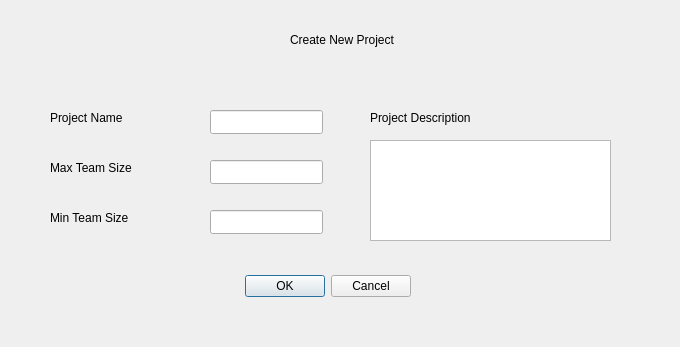
<?xml version="1.0" encoding="UTF-8"?>
<ui version="4.0">
 <class>CreateProjectView</class>
 <widget class="QDialog" name="CreateProjectView">
  <property name="geometry">
   <rect>
    <x>0</x>
    <y>0</y>
    <width>680</width>
    <height>347</height>
   </rect>
  </property>
  <property name="windowTitle">
   <string>Dialog</string>
  </property>
  <widget class="QDialogButtonBox" name="buttonBox">
   <property name="geometry">
    <rect>
     <x>70</x>
     <y>270</y>
     <width>341</width>
     <height>32</height>
    </rect>
   </property>
   <property name="orientation">
    <enum>Qt::Horizontal</enum>
   </property>
   <property name="standardButtons">
    <set>QDialogButtonBox::Cancel|QDialogButtonBox::Ok</set>
   </property>
  </widget>
  <widget class="QLabel" name="label">
   <property name="geometry">
    <rect>
     <x>50</x>
     <y>110</y>
     <width>91</width>
     <height>16</height>
    </rect>
   </property>
   <property name="text">
    <string>Project Name</string>
   </property>
  </widget>
  <widget class="QLabel" name="label_2">
   <property name="geometry">
    <rect>
     <x>370</x>
     <y>110</y>
     <width>131</width>
     <height>16</height>
    </rect>
   </property>
   <property name="text">
    <string>Project Description</string>
   </property>
  </widget>
  <widget class="QLabel" name="label_3">
   <property name="geometry">
    <rect>
     <x>50</x>
     <y>160</y>
     <width>111</width>
     <height>16</height>
    </rect>
   </property>
   <property name="text">
    <string>Max Team Size</string>
   </property>
  </widget>
  <widget class="QLabel" name="label_4">
   <property name="geometry">
    <rect>
     <x>50</x>
     <y>210</y>
     <width>101</width>
     <height>16</height>
    </rect>
   </property>
   <property name="text">
    <string>Min Team Size</string>
   </property>
  </widget>
  <widget class="QLineEdit" name="projectNameTextFeild">
   <property name="geometry">
    <rect>
     <x>210</x>
     <y>110</y>
     <width>113</width>
     <height>24</height>
    </rect>
   </property>
  </widget>
  <widget class="QLineEdit" name="maxTeamSizeTextFeild">
   <property name="geometry">
    <rect>
     <x>210</x>
     <y>160</y>
     <width>113</width>
     <height>24</height>
    </rect>
   </property>
   <property name="text">
    <string/>
   </property>
  </widget>
  <widget class="QLineEdit" name="minTeamSizeTextFeild">
   <property name="geometry">
    <rect>
     <x>210</x>
     <y>210</y>
     <width>113</width>
     <height>24</height>
    </rect>
   </property>
  </widget>
  <widget class="QTextEdit" name="projectDescriptionTextFeild">
   <property name="geometry">
    <rect>
     <x>370</x>
     <y>140</y>
     <width>241</width>
     <height>101</height>
    </rect>
   </property>
  </widget>
  <widget class="QLabel" name="label_5">
   <property name="geometry">
    <rect>
     <x>290</x>
     <y>30</y>
     <width>301</width>
     <height>20</height>
    </rect>
   </property>
   <property name="text">
    <string>Create New Project</string>
   </property>
  </widget>
 </widget>
 <resources/>
 <connections>
  <connection>
   <sender>buttonBox</sender>
   <signal>accepted()</signal>
   <receiver>CreateProjectView</receiver>
   <slot>accept()</slot>
   <hints>
    <hint type="sourcelabel">
     <x>248</x>
     <y>254</y>
    </hint>
    <hint type="destinationlabel">
     <x>157</x>
     <y>274</y>
    </hint>
   </hints>
  </connection>
  <connection>
   <sender>buttonBox</sender>
   <signal>rejected()</signal>
   <receiver>CreateProjectView</receiver>
   <slot>reject()</slot>
   <hints>
    <hint type="sourcelabel">
     <x>316</x>
     <y>260</y>
    </hint>
    <hint type="destinationlabel">
     <x>286</x>
     <y>274</y>
    </hint>
   </hints>
  </connection>
 </connections>
</ui>
